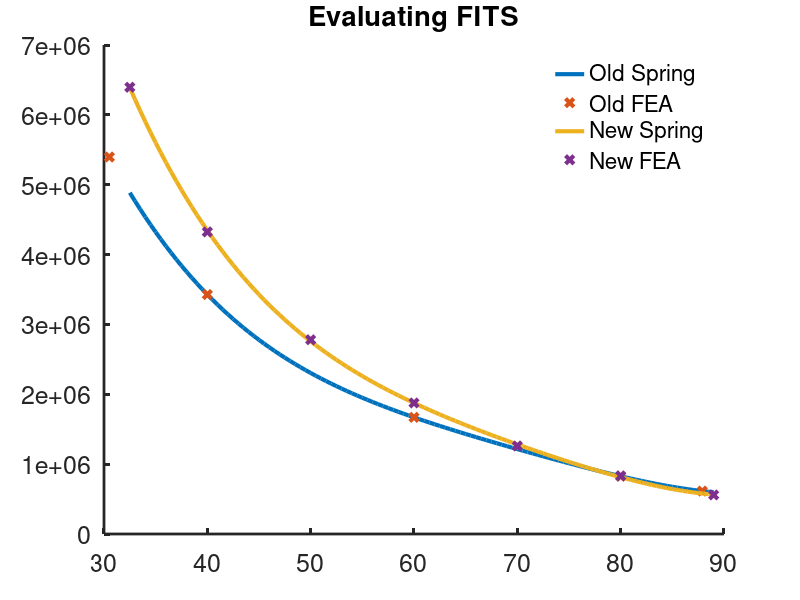
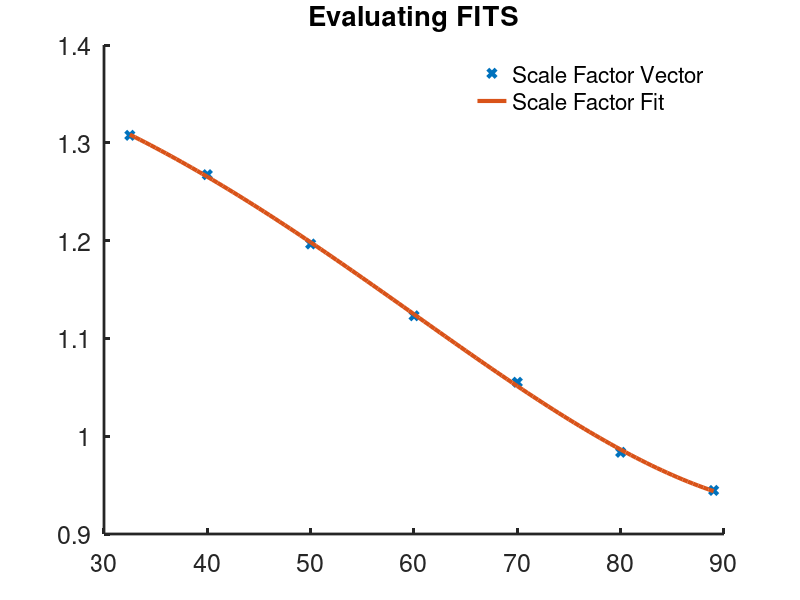

Write MATLAB code to recreate these figures, in order. (Note: this script raises an error after producing the figures.)
%% READ ME
%This code is using the data taken on an old spring
%% 
clear
%close all

%Configurables
toe_end = 0.8; %0.6 [mm]
%% FEA for new spring
spring_4 = 1;
if(spring_4) %4mm base pg6
    x_FEA = [89 80 70 60 50 40 32.5];
    k_FEA = [0.559594 0.831758 1.26011 1.87619 2.78044 4.3241 6.39535]*10^6;
end

%% Fit
max_perc = ((x_FEA(1)-x_FEA(end))/(x_FEA(1)-30.52))*100;
titanium = polyfit(x_FEA,k_FEA,3);
x_titan = x_FEA(1):-0.5:x_FEA(end);
k_titan = polyval(titanium,x_titan);
%Percentage
titan_percent = 0:(max_perc/(length(x_titan)-1)):max_perc;
k_titan_percent = k_titan./10^6;

%New Spring Fit
new_spring_fit = polyfit(x_FEA,k_FEA,4);
new_spring = polyval(new_spring_fit,x_titan);

%Old Spring Fit
x_FEA_old = [87.9 80 60 40 30.52];
x_FEA_old_perc = ((89-x_FEA_old)./(89-32.5))*100;
k_FEA_old = [0.614251 0.82713 1.67 3.42818 5.39665]*10^6;
old_spring_fit = polyfit(x_FEA_old,k_FEA_old,4);
old_spring = polyval(old_spring_fit,x_titan);

SF_vec = polyval(new_spring_fit,x_FEA)./polyval(old_spring_fit,x_FEA);


%SF Fit
SF_fit = polyfit(x_FEA,SF_vec,4);
SF = polyval(SF_fit,x_titan);


figure(4)
hold on
plot(x_titan,old_spring,'linewidth',3)
plot(x_FEA_old,k_FEA_old,'x','linewidth',3)
plot(x_titan,new_spring,'linewidth',3)
plot(x_FEA,k_FEA,'x','linewidth',3)
set(gcf,'color','w'); set(gca,'FontSize',18); set(gca,'linewidth',2)
title('Evaluating FITS')
legend('Old Spring','Old FEA','New Spring','New FEA')
legend box off

figure(5)
hold on
plot(x_FEA,SF_vec,'x','linewidth',3)
plot(x_titan,SF,'linewidth',3)
set(gcf,'color','w'); set(gca,'FontSize',18); set(gca,'linewidth',2)
title('Evaluating FITS')
legend('Scale Factor Vector','Scale Factor Fit')
legend box off


%% Characterization
conditions = ["10" "20" "30" "40" "50" "60" "70" "80" "90"];
%colors = [[1, 1, 0]; [1, 0, 1]; [0, 1, 1]; [1, 0, 0]; [0, 1, 0]; [0, 0, 1]; [1, 1, 1]; [0, 0, 0]];
conditions_mm = ((double(conditions)./100*(x_FEA_old(1)-x_FEA_old(end)))+30.52); %Keep this 30.52 because old prototype went to this position
color_end = [255 0 0]./255;
color_start = [255 230 230]./255;
%colors = [1 0 0];
q = 6;
color_ramp = 230/q;
colors_ramp_2 = 140/(9-q);

for j=1:9
    if(j<=q)
        color_beginning = color_start+[0 -color_ramp*j -color_ramp*j]./255;
        colors = color_beginning;
    else
        j
        -colors_ramp_2*(j-q)/255
        colors_end = color_beginning+[-colors_ramp_2*(j-q) 0 0]./255;
        colors = colors_end
    end
    %--------------------
    test = readtable(strcat(convertStringsToChars(conditions(j)),'.txt'));
    time = table2array(test(:,1));
    extension = -1*table2array(test(:,2));
    load = -1*table2array(test(:,3));
    figure(1)
    hold on
    %plot(extension,load)
    
    for i=1:length(extension)
        monotonic = extension(i+1)-extension(i);
        if(monotonic<0)
            max_deflect = i;
            break
        end
    end
    extension = extension(1:max_deflect-5);
    load = load(1:max_deflect-5);
    figure(1)
    hold on
    plot(extension(extension>toe_end),load(extension>toe_end),'Color',colors,'linewidth',2)
    k_fit = polyfit(extension(extension>toe_end),load(extension>toe_end),1);
    plot(extension(extension>toe_end),polyval(k_fit,extension(extension>toe_end)),'Color',colors,'linewidth',1)
    k(j) = k_fit(1);
end
xlabel('Spring Displacement [mm]'); ylabel('Force [kN]'); title('VSO Instron Characterization');
set(gcf,'color','w'); set(gca,'FontSize',18); set(gca,'linewidth',2)
%-----------------------------------------------------
SF_expected  =flip(polyval(SF_fit,conditions_mm));
k_scaled = k.*SF_expected
%----------------------Plot Spring FEA------------------------------------
figure(2)
hold on 
plot(x_FEA_old_perc,k_FEA_old./10^6,'linewidth',3)
plot(titan_percent,k_titan_percent,'Linewidth',3)
plot(double(conditions),k,'linewidth',3)
plot(double(conditions),k_scaled,'linewidth',3)
titan_percent = 0:(100/(length(x_FEA)-1)):100;
%xline(48,'--')
%plot(titan_percent,k_FEA/10^6,'Linewidth',4)
xlabel('Slider Percentage'); ylabel('Translational Stiffness [kN/mm]'); title('Spring Stiffness');
set(gcf,'color','w'); set(gca,'FontSize',18); set(gca,'linewidth',2)
legend('Old Spring FEA','New Spring FEA','Old Spring Characterization','New Spring Expected','Instron Compliance','Both')
legend box off
%axis([0,100,0,2.9])
hold off


%% fea2reailty fit
instron_spring_fit = polyfit(double(flip(conditions_mm)),k*10^6,4); %old spring instron
SF2_vec = polyval(instron_spring_fit,x_FEA)./polyval(old_spring_fit,x_FEA); %old instron/ old FEA
fea2reality = polyfit(x_FEA,SF2_vec,5); 
SF2 = polyval(fea2reality,x_titan);
SF2_expected  =polyval(fea2reality,double(flip(conditions_mm)));
k_fea2reality = polyval(new_spring_fit,double(flip(conditions_mm)))./10^6.*SF2_expected; %old instron*(old instron/ old FEA)

figure(81)
hold on
plot(double(conditions),k_scaled,'linewidth',3)
plot(double(conditions),k_fea2reality,'linewidth',3)

figure(82)
hold on
plot(x_FEA,SF2_vec,'x','linewidth',3)
plot(x_titan,SF2,'linewidth',3)
set(gcf,'color','w'); set(gca,'FontSize',18); set(gca,'linewidth',2)
title('Evaluating FITS')
legend('Scale Factor Vector','Scale Factor Fit')
legend box off
